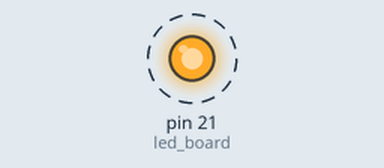
This program was run on a simulated MicroPython board. On the bench: output pins drawn as LEDs (lit = HIGH). Dashed ring = blinking. What the program prints to the serial console is not drawn. At 5.0 s the program stops and its outputs stay as they are.

Above: at 0.2 s.
Timing chart, 0 to 3.0 s (numbered marks = the images above):
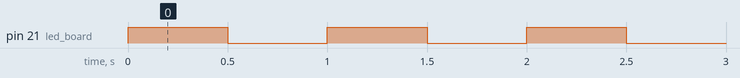

The program:

main.py
```python
from machine import Pin
from time import sleep

led_board = Pin(21, Pin.OUT)
#GPIO pin = 21
for i in range(10):
    led_board.value(not led_board.value())
    sleep(0.5)

print("Led blinked 5 times")
```

Measured:
- by itself, pin 21 (led_board): alternates HIGH for 0.50 s and LOW for 0.50 s, 10 changes in all, then stays LOW
